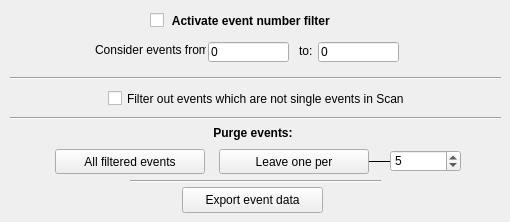
        <widget class="QWidget" name="tabEventNumber">
         <attribute name="title">
          <string>Events</string>
         </attribute>
         <widget class="QCheckBox" name="cbFilterEventNumber">
          <property name="geometry">
           <rect>
            <x>150</x>
            <y>12</y>
            <width>221</width>
            <height>17</height>
           </rect>
          </property>
          <property name="font">
           <font>
            <weight>75</weight>
            <bold>true</bold>
           </font>
          </property>
          <property name="text">
           <string> Activate event number filter</string>
          </property>
         </widget>
         <widget class="QFrame" name="fEventNumberFilter">
          <property name="geometry">
           <rect>
            <x>18</x>
            <y>30</y>
            <width>481</width>
            <height>40</height>
           </rect>
          </property>
          <property name="frameShape">
           <enum>QFrame::NoFrame</enum>
          </property>
          <property name="frameShadow">
           <enum>QFrame::Raised</enum>
          </property>
          <widget class="QLabel" name="label_117">
           <property name="geometry">
            <rect>
             <x>281</x>
             <y>13</y>
             <width>21</width>
             <height>16</height>
            </rect>
           </property>
           <property name="text">
            <string>to:</string>
           </property>
          </widget>
          <widget class="QLabel" name="label_6">
           <property name="geometry">
            <rect>
             <x>77</x>
             <y>12</y>
             <width>111</width>
             <height>16</height>
            </rect>
           </property>
           <property name="text">
            <string>Consider events from:</string>
           </property>
          </widget>
          <widget class="QLineEdit" name="leiFromNE">
           <property name="geometry">
            <rect>
             <x>190</x>
             <y>12</y>
             <width>81</width>
             <height>20</height>
            </rect>
           </property>
           <property name="text">
            <string>0</string>
           </property>
          </widget>
          <widget class="QLineEdit" name="leiToNE">
           <property name="geometry">
            <rect>
             <x>300</x>
             <y>12</y>
             <width>81</width>
             <height>20</height>
            </rect>
           </property>
           <property name="text">
            <string>0</string>
           </property>
          </widget>
         </widget>
         <widget class="Line" name="line_68">
          <property name="geometry">
           <rect>
            <x>10</x>
            <y>70</y>
            <width>491</width>
            <height>16</height>
           </rect>
          </property>
          <property name="orientation">
           <enum>Qt::Horizontal</enum>
          </property>
         </widget>
         <widget class="QPushButton" name="pbPurgeEvents">
          <property name="geometry">
           <rect>
            <x>55</x>
            <y>149</y>
            <width>150</width>
            <height>25</height>
           </rect>
          </property>
          <property name="text">
           <string>All filtered events</string>
          </property>
         </widget>
         <widget class="QPushButton" name="pbExportData">
          <property name="geometry">
           <rect>
            <x>182</x>
            <y>187</y>
            <width>141</width>
            <height>26</height>
           </rect>
          </property>
          <property name="toolTip">
           <string>Export time-integrated PM signals</string>
          </property>
          <property name="text">
           <string>Export event data</string>
          </property>
         </widget>
         <widget class="Line" name="line_15">
          <property name="geometry">
           <rect>
            <x>130</x>
            <y>173</y>
            <width>251</width>
            <height>16</height>
           </rect>
          </property>
          <property name="orientation">
           <enum>Qt::Horizontal</enum>
          </property>
         </widget>
         <widget class="QPushButton" name="pbPurgeFraction">
          <property name="geometry">
           <rect>
            <x>219</x>
            <y>149</y>
            <width>150</width>
            <height>25</height>
           </rect>
          </property>
          <property name="text">
           <string>Leave one per</string>
          </property>
         </widget>
         <widget class="QLabel" name="label_190">
          <property name="geometry">
           <rect>
            <x>157</x>
            <y>125</y>
            <width>192</width>
            <height>16</height>
           </rect>
          </property>
          <property name="font">
           <font>
            <weight>75</weight>
            <bold>true</bold>
           </font>
          </property>
          <property name="text">
           <string>Purge events:</string>
          </property>
          <property name="alignment">
           <set>Qt::AlignCenter</set>
          </property>
         </widget>
         <widget class="QSpinBox" name="sbLeaveOneFrom">
          <property name="geometry">
           <rect>
            <x>390</x>
            <y>150</y>
            <width>71</width>
            <height>22</height>
           </rect>
          </property>
          <property name="minimum">
           <number>2</number>
          </property>
          <property name="maximum">
           <number>10000000</number>
          </property>
          <property name="value">
           <number>5</number>
          </property>
         </widget>
         <widget class="Line" name="line_67">
          <property name="geometry">
           <rect>
            <x>285</x>
            <y>160</y>
            <width>118</width>
            <height>3</height>
           </rect>
          </property>
          <property name="frameShadow">
           <enum>QFrame::Plain</enum>
          </property>
          <property name="orientation">
           <enum>Qt::Horizontal</enum>
          </property>
         </widget>
         <widget class="QCheckBox" name="cbFilterMultipleScanEvents">
          <property name="geometry">
           <rect>
            <x>108</x>
            <y>90</y>
            <width>301</width>
            <height>17</height>
           </rect>
          </property>
          <property name="text">
           <string>Filter out events which are not single events in Scan</string>
          </property>
         </widget>
         <widget class="Line" name="line_91">
          <property name="geometry">
           <rect>
            <x>10</x>
            <y>110</y>
            <width>491</width>
            <height>16</height>
           </rect>
          </property>
          <property name="orientation">
           <enum>Qt::Horizontal</enum>
          </property>
         </widget>
         <zorder>line_67</zorder>
         <zorder>cbFilterEventNumber</zorder>
         <zorder>fEventNumberFilter</zorder>
         <zorder>line_68</zorder>
         <zorder>pbPurgeEvents</zorder>
         <zorder>pbExportData</zorder>
         <zorder>line_15</zorder>
         <zorder>pbPurgeFraction</zorder>
         <zorder>label_190</zorder>
         <zorder>sbLeaveOneFrom</zorder>
         <zorder>cbFilterMultipleScanEvents</zorder>
         <zorder>line_91</zorder>
        </widget>
